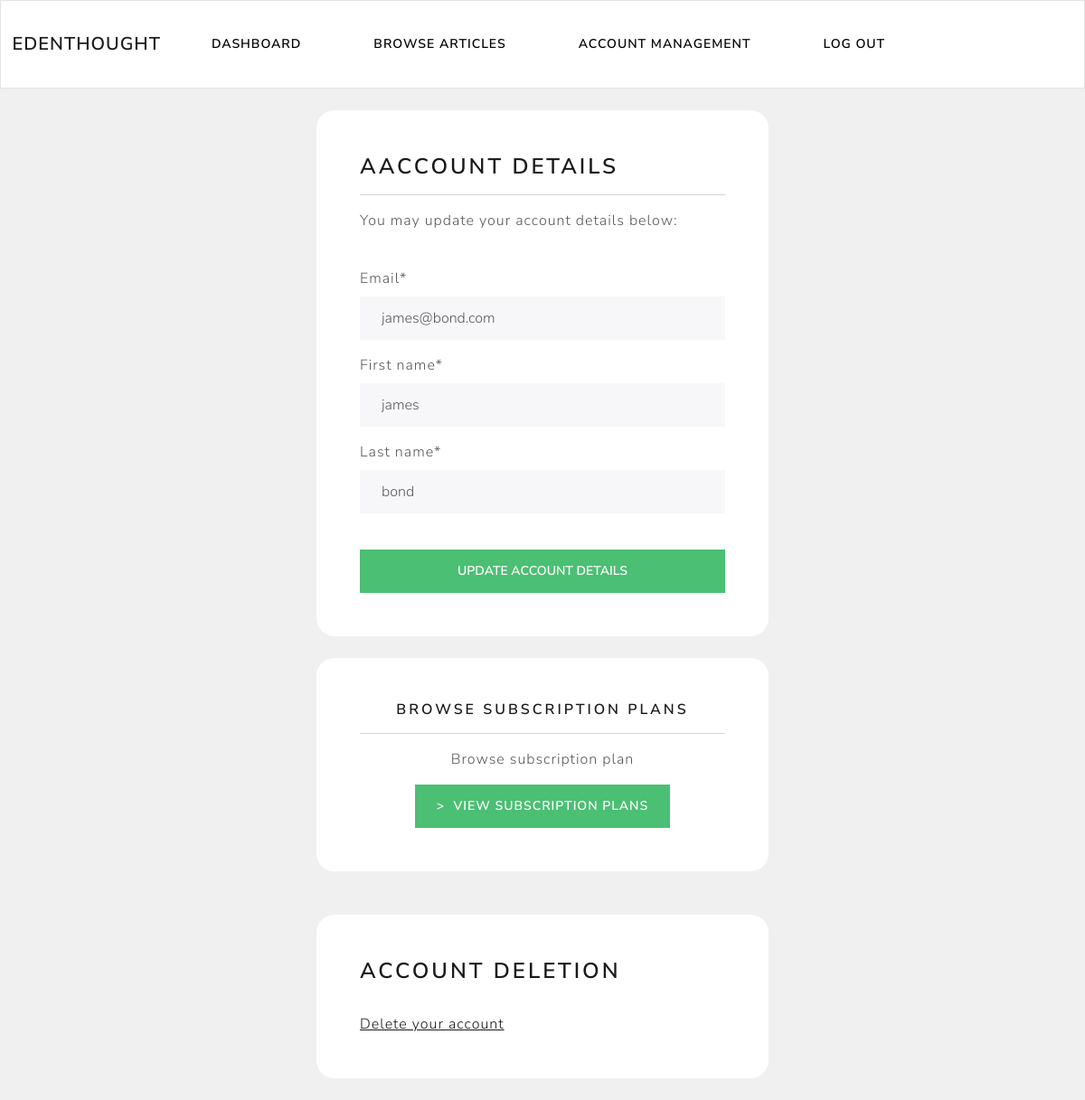
/client/account-management-2 (signed in), run on the app's committed database.
### account/models.py (models this page shows, shortened)
class CustomUser(AbstractBaseUser, PermissionsMixin):
    username = None
    email = models.EmailField(unique=True)
    first_name = models.CharField(max_length=80)
    last_name = models.CharField(max_length=135)
    is_active = models.BooleanField(default=True)
    is_staff = models.BooleanField(default=False)
    date_joined = models.DateTimeField(default=timezone.now)
    is_writer = models.BooleanField(default=False, verbose_name="Are you a writer?")
    USERNAME_FIELD = "email"
    REQUIRED_FIELDS = []
    objects = CustomUserManager()

### client/views.py (the view)
# urls.py: path('account-management-2', views.account_management, name="account-management-2"),
@login_required(login_url="my-login")
def account_management(request):
    try:
        form = UpdateUserForm(instance=request.user)
        if request.method == "POST":
            form = UpdateUserForm(request.POST, instance=request.user)
            if form.is_valid():
                form.save()
                return redirect("client-dashboard")
        subDetails = Subscription.objects.get(user=request.user)
        subscription_id = subDetails.paypal_subscription_id
        context = {"SubscriptionID": subscription_id, "UpdateUserForm": form }
        return render(request, "client/account-management.html", context)
    except:
        form = UpdateUserForm(instance=request.user)
        if request.method == "POST":
            form = UpdateUserForm(request.POST, instance=request.user)
            if form.is_valid():
                form.save()
                return redirect("client-dashboard")
        context = {"UpdateUserForm": form }
        return render(request, "client/account-management.html", context)

### client/forms.py
class UpdateUserForm(ModelForm):
    password = None
    class Meta:
        model = CustomUser
        fields = ["email", "first_name", "last_name",]
        exclude = ["password1", "password2",]

### client/templates/client/account-management.html (shortened to what this page needs)
{% extends "client/navbar.html" %}
{% load crispy_forms_tags %}
{% block content %}
    <br>
        <div class="container bg-white shadow-md p-5 form-layout">
            <h3>Aaccount Details </h3>
            <hr>
            <p>You may update your account details below: </p>
            <br>
            <form method="POST" autocomplete="off">
                {{UpdateUserForm|crispy}}
                <br>
                <input class="btn btn-success w-100" type="submit" value="Update account details"/>
            </form>
        </div>
        <br>
    {% if SubscriptionID %}
    {% else %}
        <div class="container bg-white shadow-md p-5 form-layout text-center">
            <h5> Browse subscription plans</h5>
            <hr>
            <p> Browse subscription plan</p>
            <a class="btn btn-success" type="button" href="{% url "subscription-plans" %}">
                >&nbsp; View Subscription plans
            </a>
        </div>
    {% endif %}
    <br>
    <br>
    <div class="container bg-white shadow-md p-5 form-layout">
        <h3>Account Deletion</h3>
        <br>
        <a href="{% url "delete-account-2" %}">Delete your account</a>
    </div>
    <br>
{% endblock content %}

### static/css/styles.css (style rules this page uses)
.form-layout { width: 500px; border-radius: 20px; }

### data on the page
CustomUser: email "james@bond.com", first_name "james", last_name "bond"
